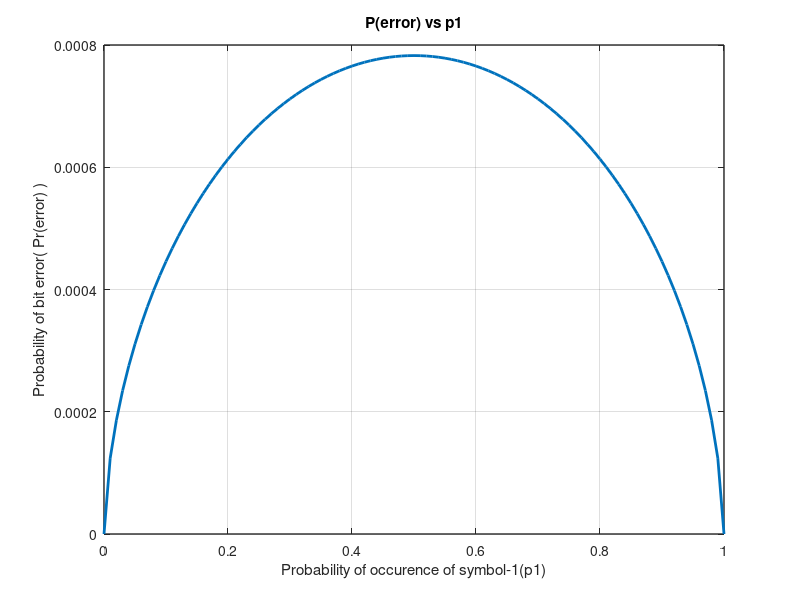

This figure's MATLAB source:
%Question-2c
%Error function vs priory probability
p1 = 0:0.01:1;
sigma = sqrt(0.1); %assumed value
Ao = 1;%assumed value
for i = 1:101
    gamma = ((sigma*sigma)/(2*Ao))*log(p1(i)/(1-p1(i)));
    error(i) = p1(i)*(0.5*erfc((gamma+Ao)/(sigma*sqrt(2))))+ (1-p1(i))*(0.5*erfc((Ao-gamma)/(sigma*sqrt(2))));
end
    
plot(p1,error,'linewidth',2);
xlabel('Probability of occurence of symbol-1(p1)');
ylabel('Probability of bit error( Pr(error) )');
title('P(error) vs p1');
grid;
set(gca,"linewidth",1,"fontsize",10);